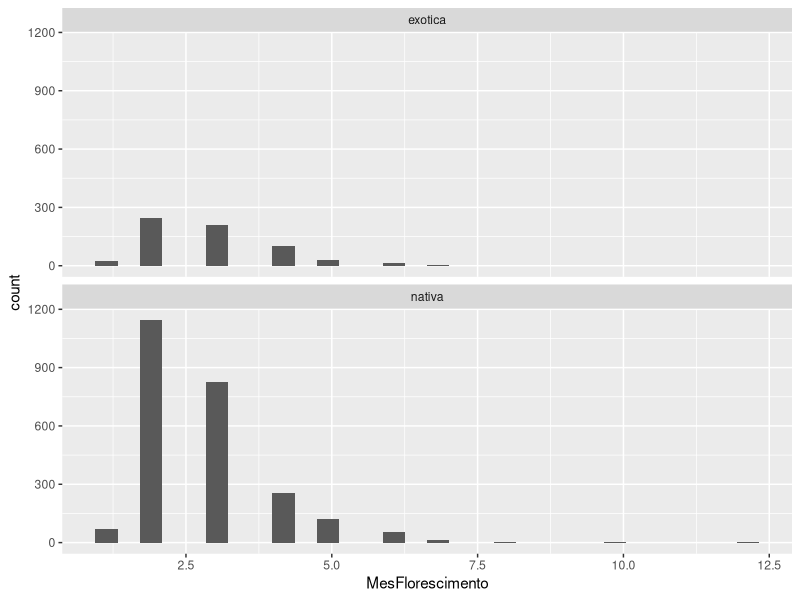

Reproduce this figure in R.
#--------------------------------------------------------------------------------------------------
# Comparando distribuicoes com o Qui-quadrado
#
# Gorgens, Eric Bastos
# Departamento de Engenharia Florestal
# Universidade Federal dos Vales do Jequitinhonha e Mucuri - UFVJM
# Diamantina, Brazil
# eric.gorgens (at) ufvjm.edu.br
#
#--------------------------------------------------------------------------------------------------

# comparando tempo de florescimento de especies nativas e exoticas

df <- read.csv("flowering.csv", sep = ";") # o separador pode mudar de computador para computador
head(df)
names(df)

# explorando a distribuição graficamente.
require(ggplot2)
ggplot(df, aes(MesFlorescimento)) + geom_histogram() + facet_wrap(~Origem, nrow = 2, ncol = 1)

# e pelo teste Chi-quadrado.
m <- table(df$Origem, df$MesFlorescimento)

(Xsq <- chisq.test(m)) # Resumo do teste
Xsq$observed # Valores observados (o mesmo que matriz m)
Xsq$expected # Valores esperados segundo hipótese nula
Xsq$residuals # Resíduos de Pearson
Xsq$stdres # Resíduos padronizados
